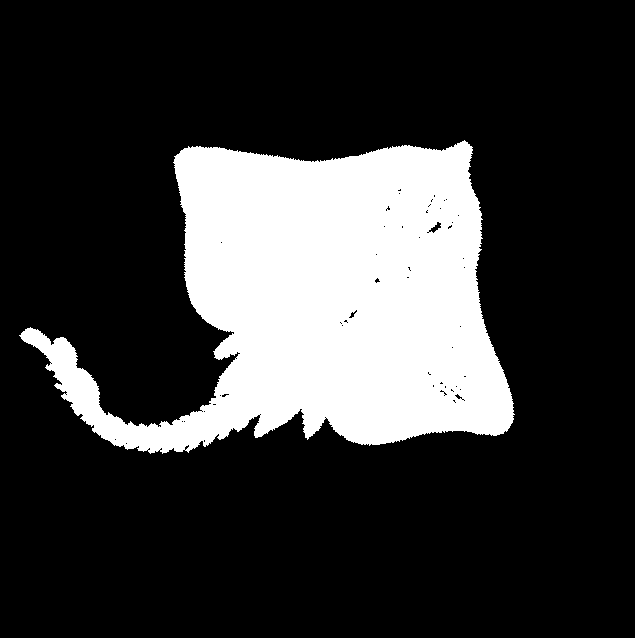
#> input picture imagenes/ray-10.bmp, 635 x 638 px, found by its file name
$ python ejercicio9.py
#> lines starting #> are read from the running program, lines starting #| are printed output that depends on the picture; after the words box and inside, x2 and y2 are one past the last pixel; in counts of white or black regions, pixels touching at a corner belong together; long printed decimals are rounded
import cv2
import numpy as np

# Cargar las dos imágenes binarias
img1 = cv2.imread(
    "C:/Users/carli/Documents/ExamenTarea2/imagenes/ray-10.bmp", cv2.IMREAD_GRAYSCALE
)
#> img1: shape (638, 635); 21.7% white; 1 white region, box (x1, y1, x2, y2) and area: (19, 140, 515, 454) 87801
img2 = cv2.imread(
    "C:/Users/carli/Documents/ExamenTarea2/imagenes/turtle-9.bmp",
    cv2.IMREAD_GRAYSCALE,
)
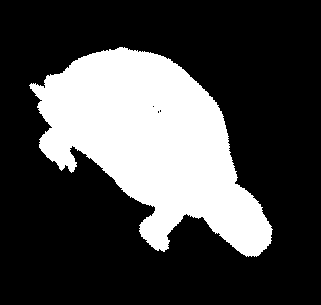
#> input picture imagenes/turtle-9.bmp, 321 x 305 px, found by its file name
#> img2: shape (305, 321); 27.9% white; 1 white region, box (x1, y1, x2, y2) and area: (29, 47, 273, 257) 27297

# Obtener el centro de masa de cada imagen
m1 = cv2.moments(img1)
#> m1 = moments, m00 22389255, centre m10/m00, m01/m00 = (326.2, 299.7)
cx1 = int(m1["m10"] / m1["m00"])
#> cx1 = 326
cy1 = int(m1["m01"] / m1["m00"])
#> cy1 = 299

m2 = cv2.moments(img2)
#> m2 = moments, m00 6960735, centre m10/m00, m01/m00 = (151.6, 142.7)
cx2 = int(m2["m10"] / m2["m00"])
#> cx2 = 151
cy2 = int(m2["m01"] / m2["m00"])
#> cy2 = 142

# Superponer las imágenes
rows, cols = img1.shape
#> rows = 638; cols = 635
M = np.float32([[1, 0, cx1 - cx2], [0, 1, cy1 - cy2]])
#> M = [[1, 0, 175], [0, 1, 157]]
img2_aligned = cv2.warpAffine(img2, M, (cols, rows))
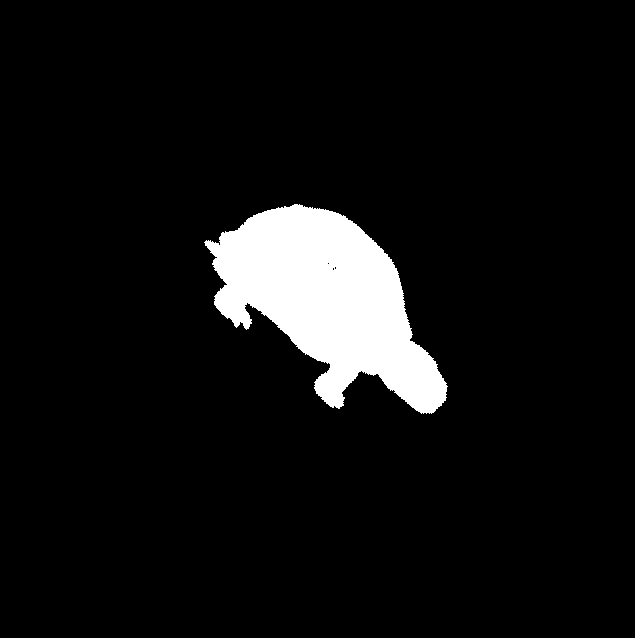
#> img2_aligned: shape (638, 635); 6.7% white; 1 white region, box (x1, y1, x2, y2) and area: (204, 204, 448, 414) 27297

# Calcular los píxeles comunes y no comunes
total_pixels = rows * cols
#> total_pixels = 405130
common_pixels = np.sum(img1 & img2_aligned) / 100
#> common_pixels = 69426.3
positive_pixels = np.sum(img1 | img2_aligned) / 100 - common_pixels
#> positive_pixels = 154647.3
negative_pixels = rows * cols - (common_pixels + positive_pixels)
#> negative_pixels = 181056.4

img_overlay = cv2.addWeighted(img1, 0.5, img2_aligned, 0.5, 0)
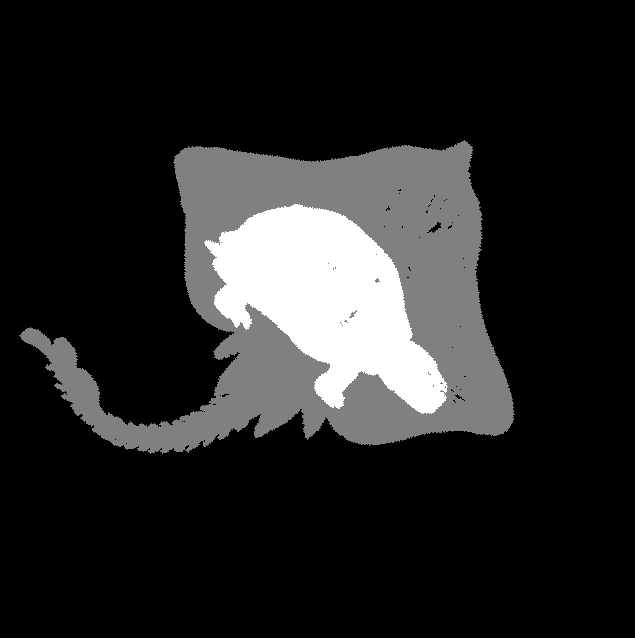
#> img_overlay: shape (638, 635); min 0, max 255, mean 36.3
cv2.imshow("Imagen superpuesta", img_overlay)
cv2.waitKey(0)

# Imprimir los resultados
dist = ((cx1 - cx2) ** 2 + (cy1 - cy2) ** 2) ** 0.5
#> dist = 235.1
print(f"Distancia entre centros de masa: {dist}")
#| Distancia entre centros de masa: 235.104
print(f"Pc: {common_pixels}, P+: {positive_pixels}, P-: {negative_pixels}")
#| Pc: 69426.3, P+: 154647.3, P-: 181056.400
